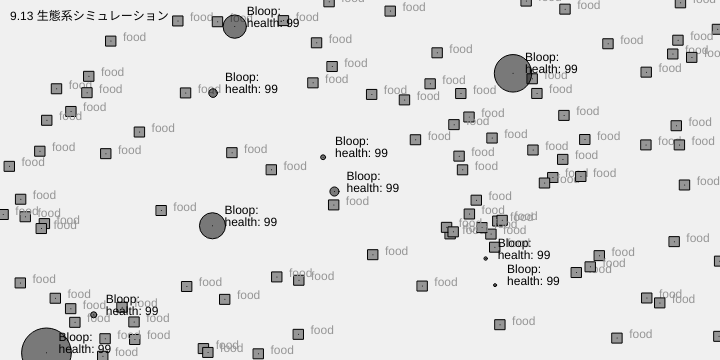
Frame 1 (no input)
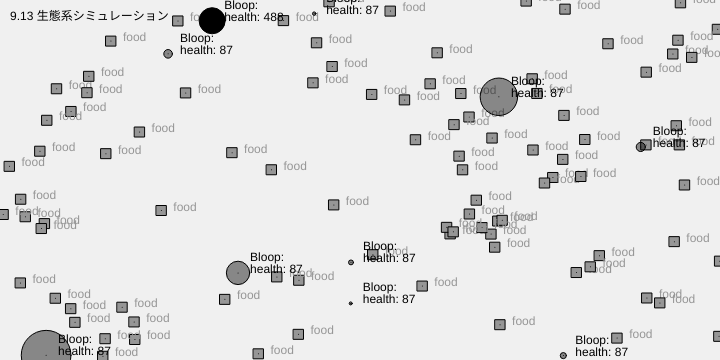
Frame 60 (no input)
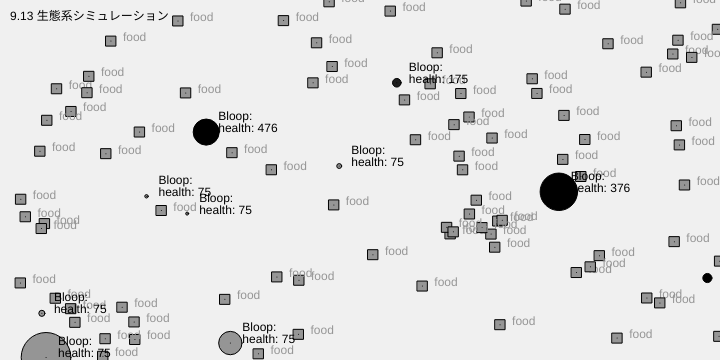
Frame 120 (the mouse pressed at the canvas centre since frame 60)

The p5.js sketch that drew these frames (run headless with seeded random() and noise() and a simulated clock; from frame 60 on, the mouse is pressed at the canvas centre):

// p5.js sketch
// ── sketch.js
/// <reference path="../../p5.global-mode.d.ts" />
// 9.13 生態系シミュレーション
const randVec2 = () => createVector(random(0, width), random(0, height));

class DNA {
    constructor() {
        this.genes = Array.from(Array(1), (v, k)=> random(0, 1));
    }
    copy() {
        let dna = new DNA();
        dna.genes = this.genes.slice(0); // 0ですべて切り出すので、コピーとなる
        return dna;
    }
    mutate(mutationRate) {
        this.genes.forEach((v, i, a) => a[i] = random(1) < mutationRate ? random(0, 1) : v);
        return this;
    }
}

// ブループ(bloop)
// パーリンノイズに従って動く。大きいものほど動きが遅く、小さいものほど速い。
class Bloop {
    constructor(pos, dna) {
        this.position = pos;
        this.xoff = random(0, 50);
        this.yoff = random(0, 50);
        this.health = 100;

        this.dna = dna;

        this.maxspeed = map(dna.genes[0], 0, 1, 15, 0);
        this.r = map(dna.genes[0], 0, 1, 0, 50);;
    }
    reproduce() {
        let ret = [];
        if (random(1) < 0.0005) { // 生殖の確率は0.05%
            let childDNA = this.dna.copy().mutate(0.01); // 突然変異
            ret.push(new Bloop(this.position, childDNA));
        }
        return ret;
    }
    update() {
        let vx = map(noise(this.xoff), 0, 1, -this.maxspeed, this.maxspeed);
        let vy = map(noise(this.yoff), 0, 1, -this.maxspeed, this.maxspeed);
        
        let velocity = createVector(vx, vy);
        this.xoff += 0.01;
        this.yoff += 0.01;

        this.position.add(velocity);

        if (this.position.x < 0) {
            this.position.x = width;
        }
        if (this.position.x > width) {
            this.position.x = 0;
        }
        if (this.position.y < 0) {
            this.position.y = height;
        }
        if (this.position.y > height) {
            this.position.y = 0;
        }

        this.health -= 0.2;
        return this;
    }
    display() {
        let a = map(this.health, 0, 200, 0, 255);
        push();
        fill(0, 0, 0, a);
        // TODO: healthで大きさ変更、dna.genesにも影響あり
        //ellipse(this.position.x, this.position.y, this.r * (this.health/100), this.r * (this.health/100));
        ellipse(this.position.x, this.position.y, this.r, this.r);
        point(this.position.x, this.position.y);
        pop();
        text(`Bloop: `, this.position.x + 12, this.position.y - 12);
        text(`health: ${floor(this.health)}`, this.position.x + 12, this.position.y);
        return this;
    }
    run() {
        this.update();
        this.display();
        return this;
    }
    eat(foods) {
        let len = foods.length;
        let result = foods.filter((v, i, a)=> p5.Vector.dist(this.position, v.position) >= this.r/2);
        this.health += (100 * (len - result.length));
        return result;
    }
    isDead() {
        return (this.health < 0.0)
    }
}

class Food {
    constructor(posVec2) {
        this.position = posVec2 || randVec2();
        this.w = this.h = 10;
    }
    display() {
        push();
        fill(150);
        text(`food`, this.position.x + 12, this.position.y);
        rectMode(CENTER);
        rect(this.position.x, this.position.y, this.w, this.h);
        point(this.position.x, this.position.y);
        pop();
    }
}

class World {
    constructor(n) {
        this.bloops = Array.from(Array(n), (v,k)=> new Bloop(randVec2(), new DNA()));
        this.foods = Array.from(Array(100), (v, k)=> new Food());
    }
    makeFood(vec, rate = 0.01) {
        return (random(0,1) < rate) && (this.foods.push(new Food(vec)));
    } 
    run() {
        this.makeFood();
        this.foods.forEach((v, i, a) => v.display());

        this.bloops.forEach((b, i, a)=> {
            this.foods = b.run().eat(this.foods);
        });
        // 生殖
        let newBloops = this.bloops.map((v, i, a)=> v.reproduce()).reduce((p, c, i, a) => p.concat(c), []);
        this.bloops.concat(newBloops);
        // 死亡フラグが立っていたら、そこに生物を生成
        this.bloops.filter((b)=>b.isDead()).forEach((v, i, a) => this.makeFood(v.position, 1.0));
        // 死亡フラグが立っていたら、それを除外して(Bloop死亡)に新たな配列を作成。
        this.bloops = this.bloops.filter((v)=>!v.isDead());
    }
}
let world;
function setup() {
    createCanvas(720, 360);
    world = new World(10);
}
function draw() {
    background(240);
    world.run();
    text(`9.13 生態系シミュレーション`, 10, 20);
}
